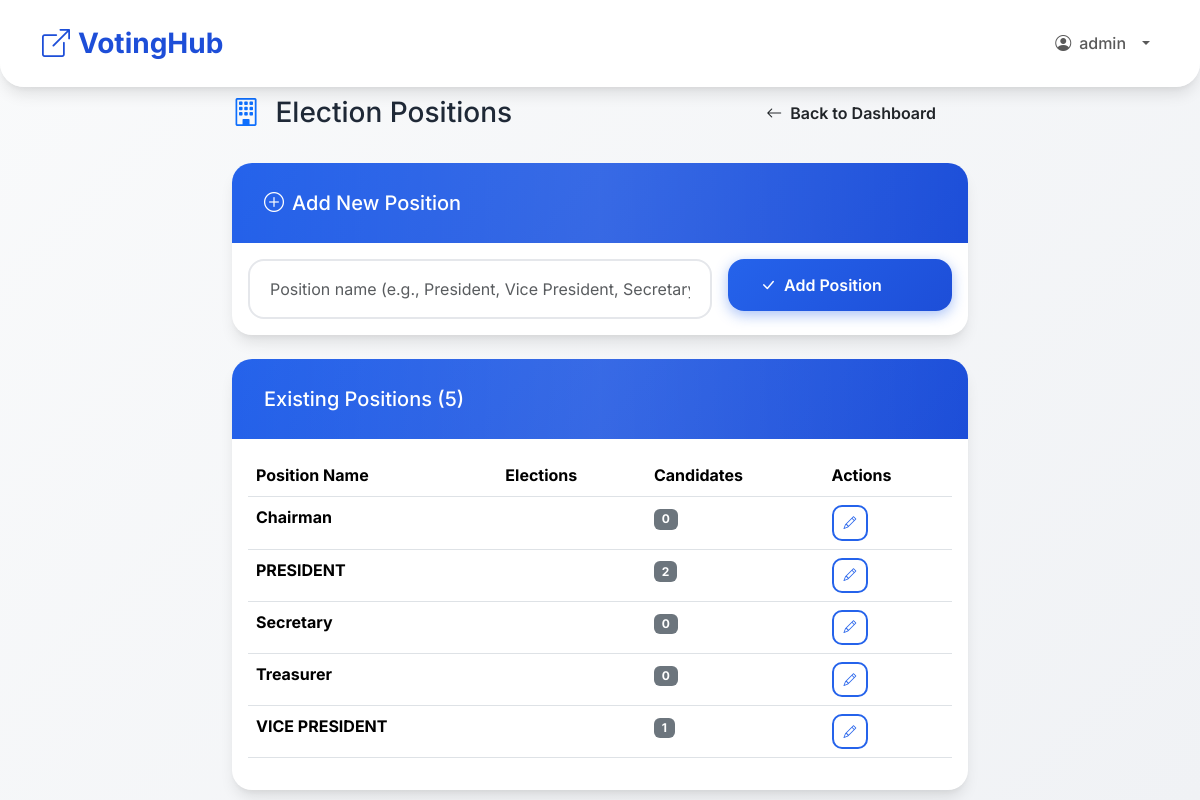
Page /polls/admin/positions/ (signed in) on the committed database.
### polls/models.py (models this page shows, shortened)
class PoliceUser(AbstractUser):
    force_number = models.CharField(
        max_length=50,
        unique=True,
        help_text="Force Number"
    )
    rank = models.CharField(
        max_length=50,
        choices=[
            ('PC', 'PC'),
            ('CPL', 'CPL'),
            ('SGT', 'SGT'),
            ('S/SGT', 'S/SGT'),
            ('HCM', 'HCM'),
            ('AIP', 'AIP'),
            ('IP', 'IP'),
            ('ASP', 'ASP'),
            ('SP', 'SP'),
            ('SSP', 'SSP'),
            ('ACP', 'ACP'),
            ('CP', 'CP'),
        ]
    )
    station = models.CharField(max_length=100)
    phone = models.CharField(max_length=15, blank=True)
    otp_code = models.CharField(max_length=6, blank=True, null=True)
    otp_expiry = models.DateTimeField(blank=True, null=True)
    is_active_voter = models.BooleanField(default=False)
    role = models.CharField(
        max_length=20,
        choices=[
            ('SUPER_ADMIN', 'Super Admin'),
            ('ADMIN', 'Election Admin'),
            ('VOTER', 'Voter'),
        ],
        default='VOTER'
    )
    must_change_password = models.BooleanField(default=True)

class Position(models.Model):
    name = models.CharField(max_length=100, unique=True)

### polls/views_admin.py (the view)
# urls.py: path('admin/positions/', views_admin.admin_positions, name='admin_positions'),
@login_required
@user_passes_test(is_admin)
def admin_positions(request):
    positions = Position.objects.all().order_by('name')
    if request.method == 'POST':
        if request.user.role != 'SUPER_ADMIN':
            messages.error(request, 'Only Super Admins can create positions.')
            return redirect('polls:admin_positions')
        form = PositionForm(request.POST)
        if form.is_valid():
            position = form.save()
            create_audit_log(request.user, AuditLog.ACTION_POSITION_CREATE,
                f'Created position: {position.name}', request, 'Position', position.id)
            messages.success(request, 'Position created successfully!')
            return redirect('polls:admin_positions')
    else:
        form = PositionForm()
    return render(request, 'polls/admin_positions.html', {
        'positions': positions, 'form': form,
        'is_superadmin': request.user.role == 'SUPER_ADMIN'
    })

### polls/forms.py
class PositionForm(forms.ModelForm):
    class Meta:
        model = Position
        fields = ['name']
        widgets = {
            'name': forms.TextInput(attrs={
                'class': 'form-control',
                'placeholder': 'e.g., President, Vice President, Secretary General',
                'required': True
            })
        }

### polls/views_admin.py (called while the page is built)
def is_admin(user):
    return user.role in ['SUPER_ADMIN', 'ADMIN']

### templates/polls/admin_positions.html (shortened to what this page needs)
{% extends 'base.html' %}
{% block content %}
<div class="row justify-content-center">
    <div class="col-lg-8">
        <div class="d-flex justify-content-between align-items-center mb-4">
            <h1 class="h3 mb-0">
                <i class="bi bi-building me-2 text-primary"></i>
                Election Positions
            </h1>
<a href="{% url 'polls:admin_dashboard' %}" class="btn btn-back-dashboard">
                <i class="bi bi-arrow-left"></i> Back to Dashboard
            </a>
        </div>
        {% if is_superadmin %}
        <div class="card mb-4">
            <div class="card-header bg-primary text-white">
                <h5 class="mb-0"><i class="bi bi-plus-circle me-2"></i>Add New Position</h5>
            </div>
            <div class="card-body">
                <form method="post" class="row g-3">
                    <div class="col-md-8">
                        <input type="text" name="name" class="form-control"
                               placeholder="Position name (e.g., President, Vice President, Secretary General)"
                               required maxlength="100">
                    </div>
                    <div class="col-md-4">
                        <button type="submit" class="btn btn-primary w-100">
                            <i class="bi bi-check-lg"></i> Add Position
                        </button>
                    </div>
                </form>
            </div>
        {% endif %}
        </div>
        <div class="card">
            <div class="card-header">
                <h5 class="mb-0">Existing Positions ({{ positions.count }})</h5>
            </div>
            <div class="card-body">
                {% if positions %}
                    <div class="table-responsive">
                        <table class="table table-hover">
                            <thead>
                                <tr>
                                    <th>Position Name</th>
                                    <th>Elections</th>
                                    <th>Candidates</th>
                                    <th>Actions</th>
                                </tr>
                            </thead>
                            <tbody>
                                {% for position in positions %}
                                <tr>
                                    <td><strong>{{ position.name }}</strong></td>
                                    <td></td>
                                    <td><span class="badge bg-secondary">{{ position.candidate_set.count }}</span></td>
                                    <td>
                                        {% if is_superadmin %}
                                        <a href="{% url 'polls:admin_position_edit' position.id %}" class="btn btn-sm btn-outline-primary">
                                            <i class="bi bi-pencil"></i>
                                        </a>
                                        {% endif %}
                                    </td>
                                </tr>
                                {% endfor %}
                            </tbody>
                        </table>
                    </div>
                {% else %}
                    <div class="text-center py-5">
                        <i class="bi bi-inbox display-4 text-muted mb-3"></i>
                        <h5 class="text-muted">No positions created yet</h5>
                        <p class="text-muted">Add positions above to create election categories.</p>
                    </div>
                {% endif %}
            </div>
        </div>
    </div>
</div>
{% endblock %}

### templates/base.html (shortened to what this page needs)
<!DOCTYPE html>
<html lang="en">
<head>
    <link href="https://cdn.jsdelivr.net/npm/bootstrap@5.3.3/dist/css/bootstrap.min.css" rel="stylesheet">
    {% load static %}
    <link href="https://cdn.jsdelivr.net/npm/bootstrap-icons@1.11.3/font/bootstrap-icons.css" rel="stylesheet">
    <link rel="stylesheet" href="{% static 'polls/css/modern.css' %}">
</head>
<body class="{% block body_class %}{% endblock %}">
    <nav class="navbar navbar-expand-lg py-3">
        <div class="container">
            <a class="navbar-brand fw-bold" href="{% url 'polls:dashboard' %}">
                <i class="bi bi-box-arrow-up-right me-2"></i>VotingHub
            </a>
            <div class="collapse navbar-collapse" id="navbarNav">
                <ul class="navbar-nav ms-auto align-items-lg-center">
                    {% if user.is_authenticated %}
                        <li class="nav-item dropdown">
                            <a class="nav-link dropdown-toggle d-flex align-items-center gap-2" href="#" role="button" data-bs-toggle="dropdown" aria-expanded="false">
                                <i class="bi bi-person-circle"></i> <span>{{ user.username }}</span>
                            </a>
                        </li>
                    {% else %}
                        <li class="nav-item">
                            <a class="nav-link" href="{% url 'polls:login' %}"><i class="bi bi-box-arrow-in-right me-1"></i> Login</a>
                        </li>
                    {% endif %}
                </ul>
            </div>
        </div>
    </nav>
    <div class="container">
        {% block content %}
        {% endblock %}
    </div>
</body>
</html>

### static/polls/css/modern.css (style rules this page uses)
:root { --primary: #2563eb; --primary-dark: #1d4ed8; --success: #10b981; --success-dark: #059669; --danger: #ef4444; --warning: #f59e0b; --dark: #1f2937; --light: #f9fafb; --border: #e5e7eb; --shadow: 0 10px 15px -3px rgba(0,0,0,0.1), 0 4px 6px -2px rgba(0,0,0,0.05); --shadow-lg: 0 25px 50px -12px rgba(0,0,0,0.25); }
* { margin: 0; padding: 0; box-sizing: border-box; }
body { font-family: 'Inter', -apple-system, BlinkMacSystemFont, sans-serif; line-height: 1.6; color: var(--dark); background: linear-gradient(135deg, var(--light) 0%, #f0f2f5 100%); min-height: 100vh; }
.navbar { background: rgba(255, 255, 255, 0.98); backdrop-filter: blur(20px); box-shadow: var(--shadow); border-radius: 0 0 24px 24px; padding: 1rem 0; }
.navbar-brand { font-weight: 800; font-size: 1.75rem; color: var(--primary-dark) !important; }
.card { background: white; border-radius: 20px; box-shadow: var(--shadow); border: none; overflow: hidden; transition: all 0.3s cubic-bezier(0.4, 0, 0.2, 1); }
.card-header { background: linear-gradient(135deg, var(--primary) 0%, var(--primary-dark) 100%); color: white; padding: 1.75rem 2rem; border: none; position: relative; overflow: hidden; }
.card-header::before { content: ''; position: absolute; top: 0; left: 0; right: 0; bottom: 0; background: linear-gradient(90deg, transparent 0%, rgba(255,255,255,0.1) 50%, transparent 100%); animation: shimmer 2s infinite; }
.btn { border-radius: 16px; padding: 0.875rem 2rem; font-weight: 600; border: none; transition: all 0.3s cubic-bezier(0.4, 0, 0.2, 1); text-decoration: none; display: inline-flex; align-items: center; gap: 0.5rem; position: relative; overflow: hidden; }
.btn::before { content: ''; position: absolute; top: 0; left: -100%; width: 100%; height: 100%; background: linear-gradient(90deg, transparent, rgba(255,255,255,0.3), transparent); transition: left 0.5s; }
.btn-primary { background: linear-gradient(135deg, var(--primary) 0%, var(--primary-dark) 100%); color: white; box-shadow: 0 4px 14px 0 rgba(37, 99, 235, 0.4); }
.btn-outline-primary { color: var(--primary); border: 2px solid var(--primary); background: transparent; }
.form-control { border-radius: 16px; border: 2px solid var(--border); padding: 1rem 1.25rem; font-size: 1rem; transition: all 0.3s ease; background: rgba(255, 255, 255, 0.8); backdrop-filter: blur(10px); }
.table .btn-sm { padding: 0.375rem 0.625rem; font-size: 0.8rem; border-radius: 10px; }
.navbar-nav .nav-link { white-space: nowrap; font-weight: 500; }
.navbar-nav .dropdown-toggle::after { vertical-align: middle; margin-left: 0.5rem; }
.card { animation: fadeInUp 0.6s ease forwards; }

### rows in the picture
PoliceUser: username "admin"
Position: name "Chairman", candidate_set.count "0"
Position: name "PRESIDENT", candidate_set.count "2"
Position: name "Secretary", candidate_set.count "0"
Position: name "Treasurer", candidate_set.count "0"
Position: name "VICE PRESIDENT", candidate_set.count "1"

### other values in the picture
{{ positions.count }} "5"
